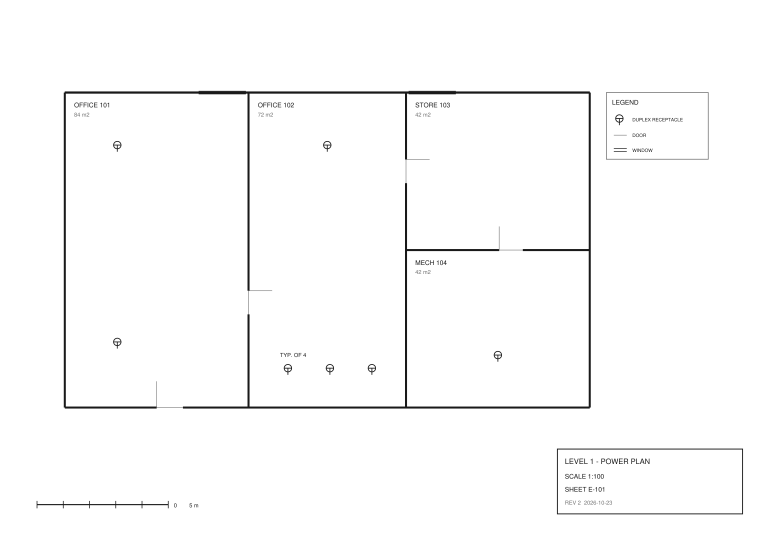
#> input picture .runs/2026-10-29-1/input/plan.png, 2339 x 1653 px (shown at 1/3 size)
$ python solve.py
#> lines starting #> are read from the running program, lines starting #| are printed output that depends on the picture; after the words box and inside, x2 and y2 are one past the last pixel; in counts of white or black regions, pixels touching at a corner belong together
import json
import cv2
import numpy as np

SRC = "input/plan.png"
MIN_RUN = 60          # px; shortest straight run that counts as a wall
SCALE_BAR_M = 5.0     # the bar at bottom-left is labelled 0 .. 5 m

img = cv2.imread(SRC)
#> img is the input picture: shape (1653, 2339, 3); min 25, max 255, mean 251.3
gray = cv2.cvtColor(img, cv2.COLOR_BGR2GRAY)
ink = (gray < 128).astype(np.uint8)          # hairline door swings are grey, dropped here
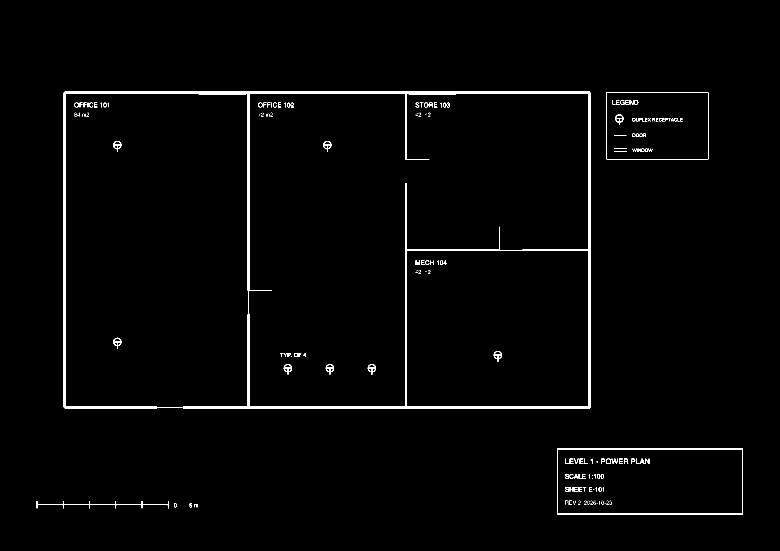
#> ink: shape (1653, 2339) (shown at 1/3 size); values 0 (black) and 1 (white), 1.6% white; 243 white regions (126 under 20 px), largest, box (x1, y1, x2, y2) and area: (191, 273, 1772, 1226) 45853, (1671, 1346, 2229, 1543) 4494, (110, 1503, 506, 1525) 1423

# ---- 1. thick-stroke mask: walls are ~6-7 px, text / boxes / receptacles are 1-3 px
thick = cv2.morphologyEx(ink, cv2.MORPH_OPEN, np.ones((4, 4), np.uint8))
#> thick: shape (1653, 2339); values 0 (black) and 1 (white), 1.2% white; 2 white regions (1 under 20 px), largest, box (x1, y1, x2, y2) and area: (192, 274, 1773, 1227) 45432

# ---- 2. connected components: walls form one network, scale bar / legend / title
#         block are separate islands
n, lab, stats, _ = cv2.connectedComponentsWithStats(thick, connectivity=8)
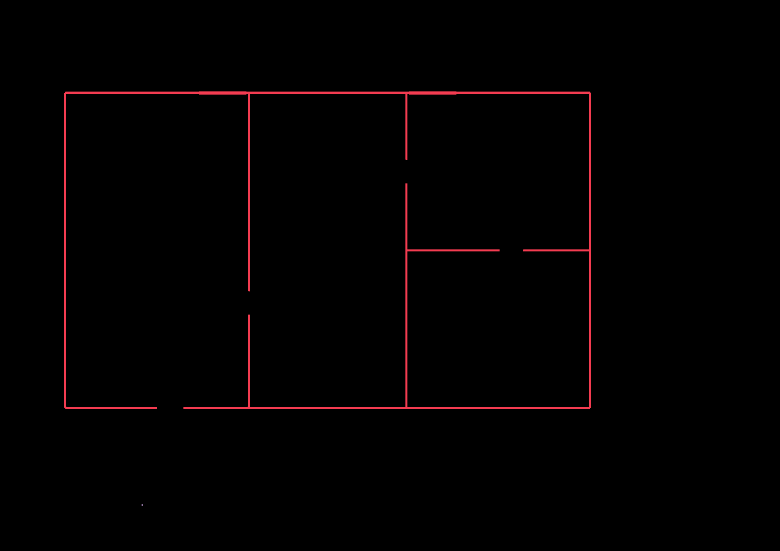
#> lab: shape (1653, 2339) int32 (shown at 1/3 size); 3 distinct labels, from 0 to 2; one colour per label, 0 black
#> n = 3; stats = [[0, 0, 2339, 1653, 3820919], [192, 274, 1581, 953, 45432], [425, 1513, 4, 4, 16]]
order = np.argsort(-stats[1:, cv2.CC_STAT_AREA]) + 1
#> order = [1, 2]
walls_cc = order[0]
#> walls_cc = 1
print("components by area:", [(int(i), stats[i, :4].tolist(), int(stats[i, 4])) for i in order[:6]])
#| components by area: [(1, [192, 274, 1581, 953], 45432), (2, [425, 1513, 4, 4], 16)]
net = (lab == walls_cc).astype(np.uint8)

# scale bar: the biggest remaining component that is wide and flat
#             (the thick-stroke opening already dropped it, so look in the plain ink mask)
bar = None
n2, _, st2, _ = cv2.connectedComponentsWithStats(ink, connectivity=8)
#> n2 = 244; st2 = 244 rows, first 6: [0, 0, 2339, 1653, 3805970], [191, 273, 1581, 953, 45853], [1819, 277, 306, 201, 1012], [1838, 300, 8, 14, 28], [1849, 300, 10, 14, 49], [1861, 300, 12, 14, 60]
for i in range(1, n2):
    x, y, w, h, a = st2[i]
    if w > 200 and h < 40 and y > img.shape[0] * 0.7 and x < img.shape[1] * 0.5:
        bar = (x, y, w, h)
        break
#> this loop made 188 passes
#> (x, y, w, h, a) on passes 1 to 12: (191, 273, 1581, 953, 45853), (1819, 277, 306, 201, 1012), (1838, 300, 8, 14, 28), (1849, 300, 10, 14, 49), (1861, 300, 12, 14, 60), (1877, 300, 10, 14, 49), (1889, 300, 11, 14, 65), (1904, 300, 11, 14, 56), (223, 308, 14, 14, 62), (239, 308, 9, 14, 42), (251, 308, 9, 14, 42), (263, 308, 2, 14, 28)
px_per_m = None
if bar:
    # bar ticks stick up; its length is the width of the component
    px_per_m = bar[2] / SCALE_BAR_M
#> px_per_m = 79.2
    print("scale bar", bar, "px_per_m", px_per_m)
#| scale bar (110, 1503, 396, 22) px_per_m 79.2

# ---- 3. split the network into horizontal and vertical straight runs
H = cv2.morphologyEx(net, cv2.MORPH_OPEN, cv2.getStructuringElement(cv2.MORPH_RECT, (MIN_RUN, 1)))
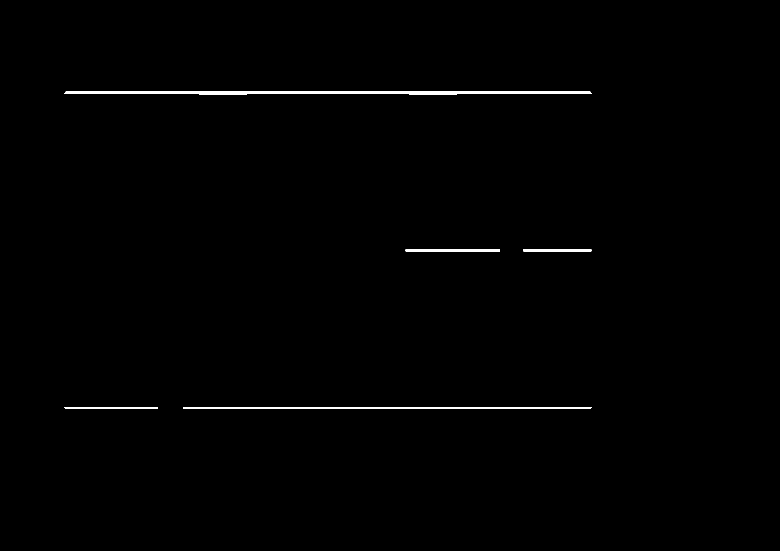
#> H: shape (1653, 2339) (shown at 1/3 size); values 0 (black) and 1 (white), 0.62% white; 5 white regions, box (x1, y1, x2, y2) and area: (193, 274, 1774, 284) 11897, (551, 1221, 1774, 1227) 7329, (1217, 748, 1500, 754) 1698, (193, 1221, 472, 1227) 1663, (1570, 748, 1774, 754) 1223
V = cv2.morphologyEx(net, cv2.MORPH_OPEN, cv2.getStructuringElement(cv2.MORPH_RECT, (1, MIN_RUN)))
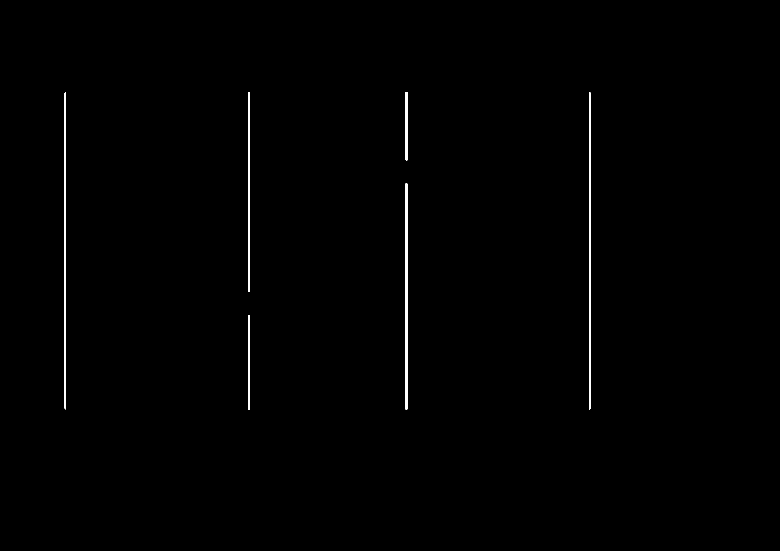
#> V: shape (1653, 2339) (shown at 1/3 size); values 0 (black) and 1 (white), 0.57% white; 6 white regions


def runs(mask, orient):
    # external contours only: a stroke yields an outer and an inner contour otherwise
#> called with orient = 'h'
    cs, _ = cv2.findContours(mask, cv2.RETR_EXTERNAL, cv2.CHAIN_APPROX_SIMPLE)
#> cs = 5 contours; box (x1, y1, x2, y2) and area: (193, 274, 1774, 284) 10310, (551, 1221, 1774, 1227) 6102, (1217, 748, 1500, 754) 1410, (193, 1221, 472, 1227) 1380, (1570, 748, 1774, 754) 1014
    out = []
    for c in cs:
        x, y, w, h = cv2.boundingRect(c)
        out.append((orient, x, y, w, h, c))
#> this loop made 5 passes
#> (x, y, w, h) on passes 1, 2, 3, 5: (551, 1221, 1223, 6), (193, 1221, 279, 6), (1570, 748, 204, 6), (193, 274, 1581, 10)
#> (c, x, y, w, h) on pass 4: ([[1217, 748], [1217, 753], [1499, 753], [1499, 748]], 1217, 748, 283, 6)
#> after the loop, out = 5 items
    return out


raw = runs(H, "h") + runs(V, "v")
#> in runs (call 2), `cs, _ = cv2.findContours(mask, cv2.RETR_EXTERNAL, cv2.CHAIN_APPROX_SIM..`: cs = 6 contours; box (x1, y1, x2, y2) and area: (1767, 276, 1773, 1228) 4738, (192, 276, 198, 1228) 4734, (1216, 551, 1222, 1228) 3380, (744, 276, 750, 875) 2988, (744, 945, 750, 1228) 1410, (1216, 276, 1222, 481) 1018
#> the loop in runs (call 2), `for c in cs:` made 6 passes
#> (x, y, h) on passes 3 to 6: (1767, 276, 952), (1216, 276, 205), (744, 276, 599), (192, 276, 952)
#> (c, x, y, h) on passes 1 to 2: ([[744, 945], [744, 1227], [749, 1227], [749, 945]], 744, 945, 283), ([[1216, 551], [1216, 1227], [1221, 1227], [1221, 551]], 1216, 551, 677)
#> raw = 11 items

walls = []
for orient, x, y, w, h, c in raw:
    comp = np.zeros_like(net)
    cv2.drawContours(comp, [c], -1, 1, -1)
    if orient == "h":
        thickness_profile = comp[y:y + h, x:x + w].sum(axis=0)    # per column
        t = int(np.median(thickness_profile))                       # window bulge ignored
        rows = np.where(comp[y:y + h, x:x + w].sum(axis=1) >= w * 0.5)[0]
        cy = y + (rows.min() + rows.max()) / 2.0 if len(rows) else y + h / 2.0
        a0, a1, c0 = x, x + w, cy
        bulge = int(h - t)
    else:
        thickness_profile = comp[y:y + h, x:x + w].sum(axis=1)
        t = int(np.median(thickness_profile))
        cols = np.where(comp[y:y + h, x:x + w].sum(axis=0) >= h * 0.5)[0]
        cx = x + (cols.min() + cols.max()) / 2.0 if len(cols) else x + w / 2.0
        a0, a1, c0 = y, y + h, cx
        bulge = int(w - t)
    walls.append(dict(orient=orient, a0=a0, a1=a1, c=c0, t=t, bulge=bulge))
#> this loop made 11 passes
#> (orient, x, y, w, h, c, t, rows) on pass 4: ('h', 1217, 748, 283, 6, [[1217, 748], [1217, 753], [1499, 753], [1499, 748]], 6, [0, 1, 2, 3, 4, 5])
#> (orient, x, y, w, h, t, rows, cy) on passes 1, 2, 3, 5: ('h', 551, 1221, 1223, 6, 6, [0, 1, 2, 3, 4, 5], 1223.5), ('h', 193, 1221, 279, 6, 6, [0, 1, 2, 3, 4, 5], 1223.5), ('h', 1570, 748, 204, 6, 6, [0, 1, 2, 3, 4, 5], 750.5), ('h', 193, 274, 1581, 10, 7, [1, 2, 3, 4, 5, 6, 7], 278)
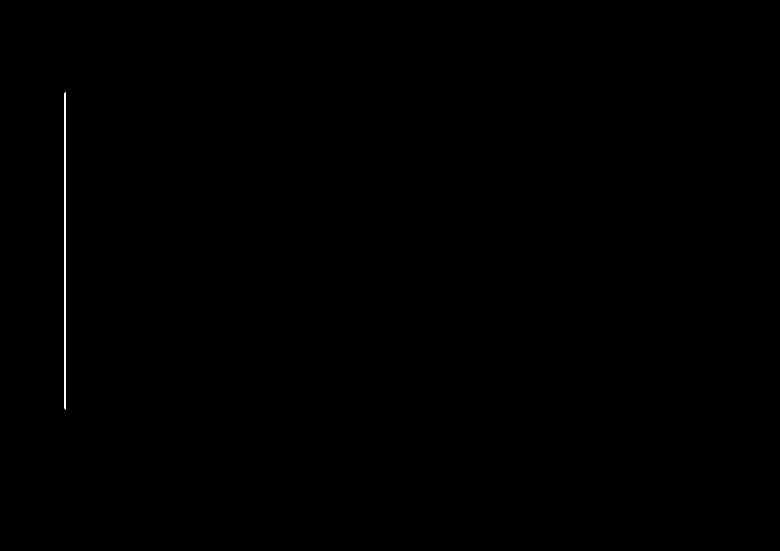
#> comp: shape (1653, 2339) (shown at 1/3 size); values 0 (black) and 1 (white), 0.15% white; 1 white region, box (x1, y1, x2, y2) and area: (192, 276, 198, 1228) 5688
#> after the loop, walls = 11 items

# ---- 4. centre-line length: an end that lands on a perpendicular wall is trimmed by
#         half a thickness so the corner is not counted by both walls
def touches(orient, a, c, t, side):
    perp = V if orient == "h" else H
    r = max(t, 4)
    if orient == "h":
        x0 = a - r if side == 0 else a
        y0 = int(c - t)
        reg = perp[y0:int(c + t) + 1, max(x0, 0):max(x0, 0) + r]
        # perpendicular wall must continue past the band on at least one side
    else:
        y0 = a - r if side == 0 else a
        x0 = int(c - t)
        reg = perp[max(y0, 0):max(y0, 0) + r, x0:int(c + t) + 1]
    return reg.size > 0 and reg.sum() > 0.25 * reg.size


for w in walls:
    t = w["t"]
    lo = w["a0"] + (t / 2.0 if touches(w["orient"], w["a0"], w["c"], t, 0) else 0)
    hi = w["a1"] - (t / 2.0 if touches(w["orient"], w["a1"], w["c"], t, 1) else 0)
    w["lo"], w["hi"] = lo, hi
    w["len"] = hi - lo
#> this loop made 11 passes
#> (t, lo, hi) on passes 6 to 11: (6, 945, 1228), (6, 551, 1228), (6, 276, 1228), (6, 276, 481), (6, 276, 875), (6, 276, 1228)
#> (t, lo, hi) on passes 1 to 5: (6, 551, 1774), (6, 193, 472), (6, 1570, 1774), (6, 1217, 1500), (7, 193, 1774)

walls.sort(key=lambda w: (w["orient"] != "h", w["c"], w["lo"]))
for i, w in enumerate(walls, 1):
    w["id"] = f"W{i:02d}"
    if w["orient"] == "h":
        w["p0"], w["p1"] = (w["lo"], w["c"]), (w["hi"], w["c"])
    else:
        w["p0"], w["p1"] = (w["c"], w["lo"]), (w["c"], w["hi"])
#> this loop made 11 passes

# door gaps = free space between collinear runs
gaps = []
for a in walls:
    for b in walls:
        if a is b or a["orient"] != b["orient"] or abs(a["c"] - b["c"]) > 4:
            continue
        if a["hi"] <= b["lo"] and b["lo"] - a["hi"] < 200:
            gaps.append(dict(between=[a["id"], b["id"]], orient=a["orient"],
                             at=round(float(a["c"]), 1), from_=round(float(a["hi"]), 1),
                             to=round(float(b["lo"]), 1), width_px=round(float(b["lo"] - a["hi"]), 1)))
#> after the loop, gaps = 4 items

# ---- 5. outputs
COLORS = [(230, 25, 75), (60, 180, 75), (0, 130, 200), (245, 130, 48), (145, 30, 180), (70, 240, 240),
          (240, 50, 230), (210, 245, 60), (0, 128, 128), (170, 110, 40), (128, 0, 0), (0, 0, 128)]
over = (img * 0.35 + 255 * 0.65).astype(np.uint8)          # fade the plan so colours read
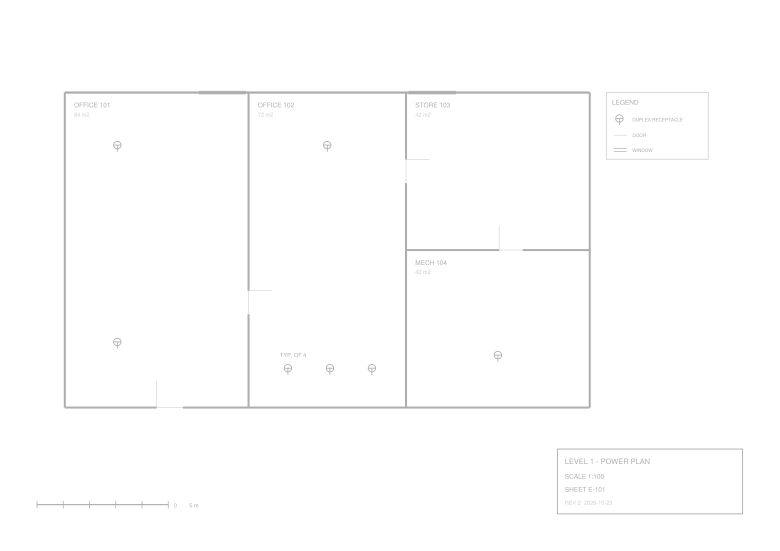
#> over: shape (1653, 2339, 3) (shown at 1/3 size); min 174, max 255, mean 253.7
for i, w in enumerate(walls):
    col = COLORS[i % len(COLORS)][::-1]                      # RGB -> BGR
    t = w["t"]
    (x0, y0), (x1, y1) = w["p0"], w["p1"]
    cv2.line(over, (int(round(x0)), int(round(y0))), (int(round(x1)), int(round(y1))), col, t + 2, cv2.LINE_AA)
    mx, my = int((x0 + x1) / 2), int((y0 + y1) / 2)
    off = (0, -18) if w["orient"] == "h" else (18, 0)
    cv2.putText(over, w["id"], (mx + off[0] - 14, my + off[1] + 6), cv2.FONT_HERSHEY_SIMPLEX, 0.65, col, 2, cv2.LINE_AA)
#> this loop made 11 passes
#> (col, t, x0, y0, x1, y1, mx, my) on passes 1 to 11: ((75, 25, 230), 7, 193, 278, 1774, 278, 983, 278), ((75, 180, 60), 6, 1217, 750.5, 1500, 750.5, 1358, 750), ((200, 130, 0), 6, 1570, 750.5, 1774, 750.5, 1672, 750), ((48, 130, 245), 6, 193, 1223.5, 472, 1223.5, 332, 1223), ((180, 30, 145), 6, 551, 1223.5, 1774, 1223.5, 1162, 1223), ((240, 240, 70), 6, 194.5, 276, 194.5, 1228, 194, 752), ((230, 50, 240), 6, 746.5, 276, 746.5, 875, 746, 575), ((60, 245, 210), 6, 746.5, 945, 746.5, 1228, 746, 1086), ((128, 128, 0), 6, 1218.5, 276, 1218.5, 481, 1218, 378), ((40, 110, 170), 6, 1218.5, 551, 1218.5, 1228, 1218, 889), ((0, 0, 128), 6, 1769.5, 276, 1769.5, 1228, 1769, 752)
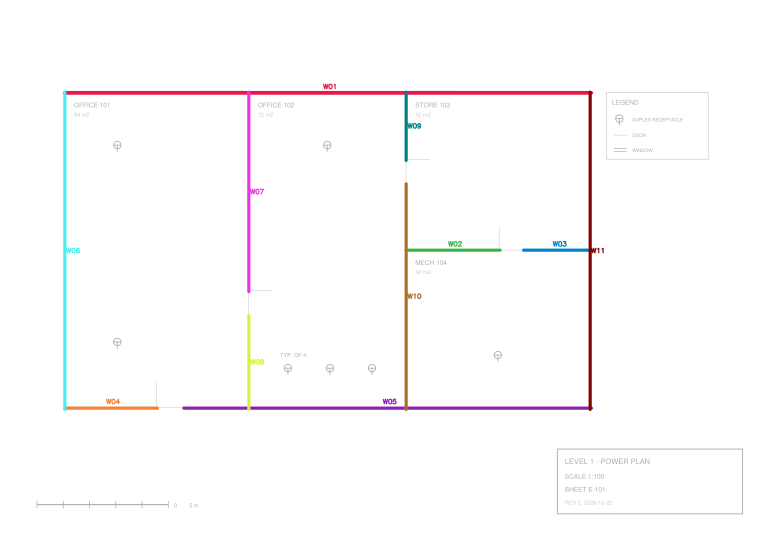
#> over: shape (1653, 2339, 3) (shown at 1/3 size); 2.3% of pixels changed, all inside (x1, y1, x2, y2) = (188, 250, 1812, 1234)
cv2.imwrite("output/overlay.png", over)

total_px = sum(w["len"] for w in walls)
#> total_px = 7238
doc = dict(
    image=SRC, image_size_px=[img.shape[1], img.shape[0]],
    wall_count=len(walls),
    total_length_px=round(float(total_px), 1),
    scale_px_per_m=round(px_per_m, 2) if px_per_m else None,
    total_length_m=round(float(total_px / px_per_m), 2) if px_per_m else None,
    method="thick-stroke mask -> largest connected network -> horizontal/vertical straight runs "
           "(external contours); centre-line length; door gaps excluded; window thickening ignored",
    excluded=["scale bar (bottom-left)", "title/scale box (bottom-right)", "legend box (top-right)",
              "text, receptacles, hairline door swings"],
    walls=[dict(id=w["id"], orientation="horizontal" if w["orient"] == "h" else "vertical",
                p0=[round(float(w["p0"][0]), 1), round(float(w["p0"][1]), 1)],
                p1=[round(float(w["p1"][0]), 1), round(float(w["p1"][1]), 1)],
                length_px=round(float(w["len"]), 1),
                length_m=round(float(w["len"] / px_per_m), 2) if px_per_m else None,
                thickness_px=w["t"], thickness_bulge_ignored_px=w["bulge"]) for w in walls],
    door_gaps=gaps,
)
#> doc = 10 items
json.dump(doc, open("output/walls.json", "w"), indent=2)

print(f"{len(walls)} walls, total {total_px:.1f} px" + (f" = {total_px / px_per_m:.2f} m" if px_per_m else ""))
#| 11 walls, total 7238.0 px = 91.39 m
for w in doc["walls"]:
    print(w)
print("gaps:", *gaps, sep="\n  ")
#| gaps:
#|   {'between': ['W02', 'W03'], 'orient': 'h', 'at': 750.5, 'from_': 1500.0, 'to': 1570.0, 'width_px': 70.0}
#|   {'between': ['W04', 'W05'], 'orient': 'h', 'at': 1223.5, 'from_': 472.0, 'to': 551.0, 'width_px': 79.0}
#|   {'between': ['W07', 'W08'], 'orient': 'v', 'at': 746.5, 'from_': 875.0, 'to': 945.0, 'width_px': 70.0}
#|   {'between': ['W09', 'W10'], 'orient': 'v', 'at': 1218.5, 'from_': 481.0, 'to': 551.0, 'width_px': 70.0}
